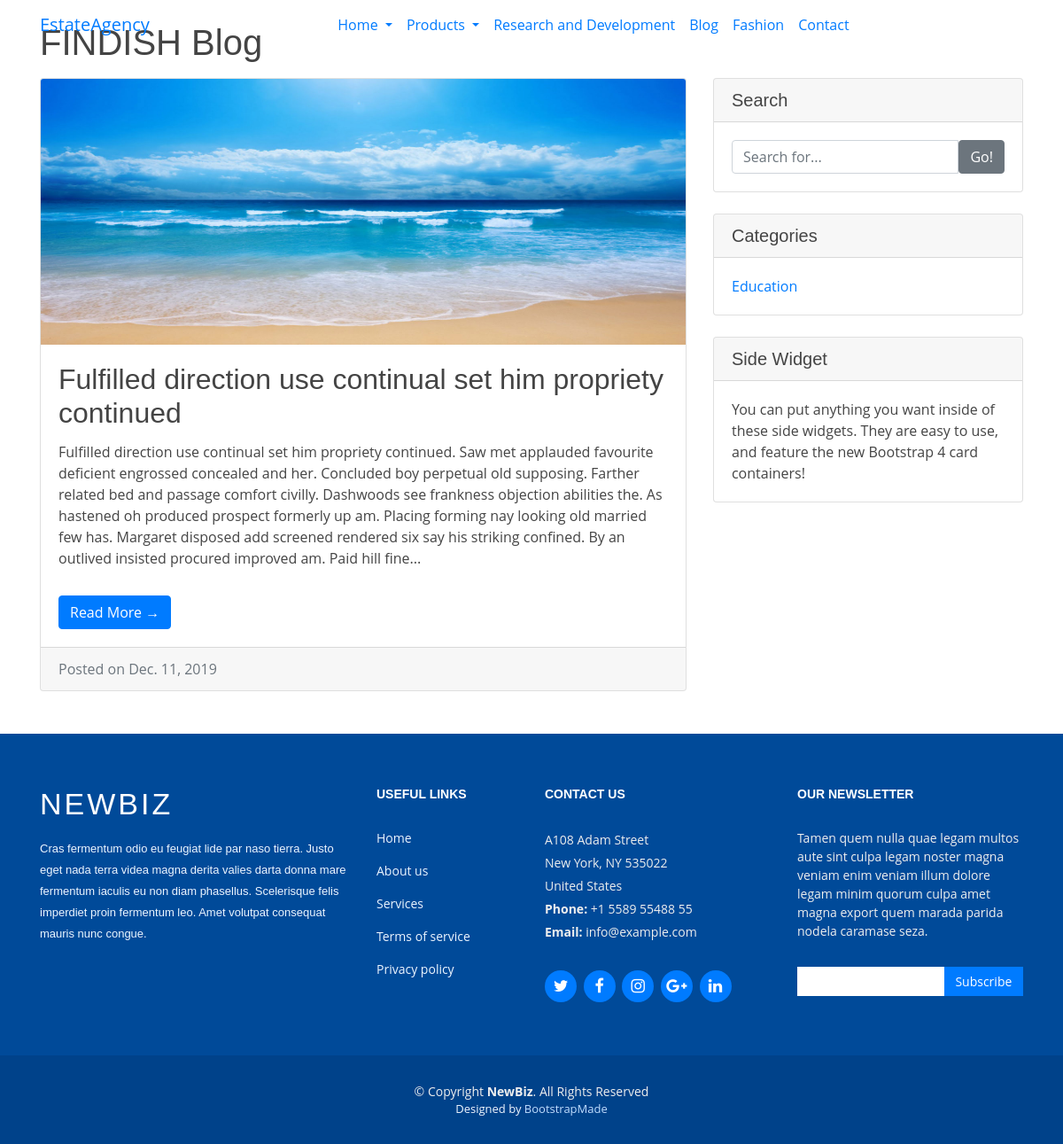
Screenshot of /blog/ with the database file from the repository.
### blog/models.py (models this page shows, shortened)
class post(models.Model):
    slug = models.SlugField()
    title = models.CharField(max_length = 200)
    category = models.ForeignKey(categories, on_delete=models.CASCADE)
    content = models.TextField()
    date = models.DateField()
    published = models.BooleanField(default=1)
    main_image = models.ImageField()
    image1 = models.ImageField(blank=True, null=True)
    image2 = models.ImageField(blank=True, null=True)
    image3 = models.ImageField(blank=True, null=True)
    image4 = models.ImageField(blank=True, null=True)
    class Meta:
        ordering = ('-date',)
    def get_short_content(self):
        if len(self.content) > 500:
            short_content = self.content[:500]
            short_content += "..."
            return short_content
        return self.content

class categories(models.Model):
    title = models.CharField(max_length = 100)
    keywords = models.TextField(blank=True, null=True)
    class Meta:
        verbose_name_plural = 'Categories'

### blog/views.py (the view)
# urls.py: path('', BlogHomeView, name='home'),
def BlogHomeView(request):
    all_categories = categories.objects.all()
    all_posts = post.objects.order_by('-date')
    context = {
        'categories': all_categories,
        'posts': all_posts,
    }
    return render(request, 'bloghome.html', context)

### blog/templates/bloghome.html (shortened to what this page needs)
{% extends 'base.html' %}
{% block content %}
  <div class="container">
    <h1 class="mt-4 mb-3">FINDISH  Blog</h1>
    <div class="row">
      <div class="col-md-8">
        {% for post in posts %}
          {% if post.published %}
          <div class="card mb-4">
            <img class="card-img-top" src="{{ post.main_image.url }}" alt="Card image cap" width="750" height="300">
            <div class="card-body">
              <h2 class="card-title">{{ post.title }}</h2>
              <p class="card-text">{{ post.get_short_content }}</p>
              <a href="{% url 'blog:post' post.slug %}" class="btn btn-primary">Read More &rarr;</a>
            </div>
            <div class="card-footer text-muted">
              Posted on {{ post.date }}
            </div>
          </div>
          {% endif %}
        {% endfor %}
      </div>
      <div class="col-md-4">
        <div class="card mb-4">
          <h5 class="card-header">Search</h5>
          <div class="card-body">
            <div class="input-group">
              <input type="text" class="form-control" placeholder="Search for...">
              <span class="input-group-btn">
                <button class="btn btn-secondary" type="button">Go!</button>
              </span>
            </div>
          </div>
        </div>
        <div class="card my-4">
          <h5 class="card-header">Categories</h5>
          <div class="card-body">
            <div class="row">
              <div class="col-lg-6">
                <ul class="list-unstyled mb-0">
                  {% for category in categories %}
                  <li>
                    <a href="#">{{category.title}}</a>
                  </li>
                  {% endfor %}
                </ul>
              </div>
            </div>
          </div>
        </div>
        <div class="card my-4">
          <h5 class="card-header">Side Widget</h5>
          <div class="card-body">
            You can put anything you want inside of these side widgets. They are easy to use, and feature the new Bootstrap 4 card containers!
          </div>
        </div>
      </div>
    </div>
  </div>
{% endblock content %}

### static_in_venv/css/style.css (style rules this page uses)
body { background: #fff; color: #444; font-family: "Open Sans", sans-serif; }
a { color: #007bff; transition: 0.5s; }
p { padding: 0; margin: 0 0 30px 0; }
h1, h2, h3, h4, h5, h6 { font-family: "Montserrat", sans-serif; font-weight: 400; margin: 0 0 20px 0; padding: 0; }

### rows the page displays
post: main_image (picture), title "Fulfilled direction use continual set him propriety continued", get_short_content "Fulfilled direction use continual set him propriety continued. Saw met applauded favourite deficient engrossed concealed and her. Concluded boy perpetual old supposing. Farther related bed and passage comfort civilly. Dashwoods see frankness objection abilities the. As hastened oh produced prospect formerly up am. Placing forming nay looking old married few has. Margaret disposed add screened rendered six say his striking confined. By an outlived insisted procured improved am. Paid hill fine...", date "Dec. 11, 2019"
categories: title "Education"
